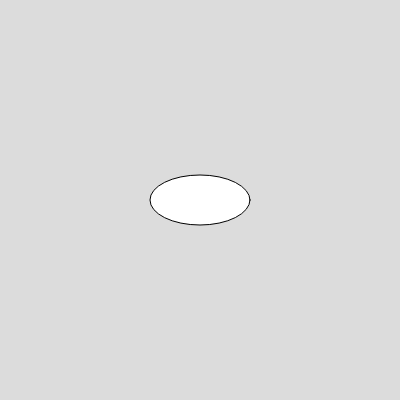
Frame 1 (no input)
Frame 60 (no input): identical to frame 1, image omitted
Frame 120 (the mouse pressed at the canvas centre since frame 60): identical to frame 1, image omitted

The p5.js sketch that drew this single still picture (run headless with seeded random() and noise() and a simulated clock; from frame 60 on, the mouse is pressed at the canvas centre):

// p5.js sketch
// ── sketch.js
function setup() {
  createCanvas(400, 400);
}

function draw() {
  background(220);

  // ellipse(中心X, 中心Y, 幅, 高さ)
  ellipse(200, 200, 100, 50);// (200, 200) に 幅100px 高さ50px の楕円を描画
}
